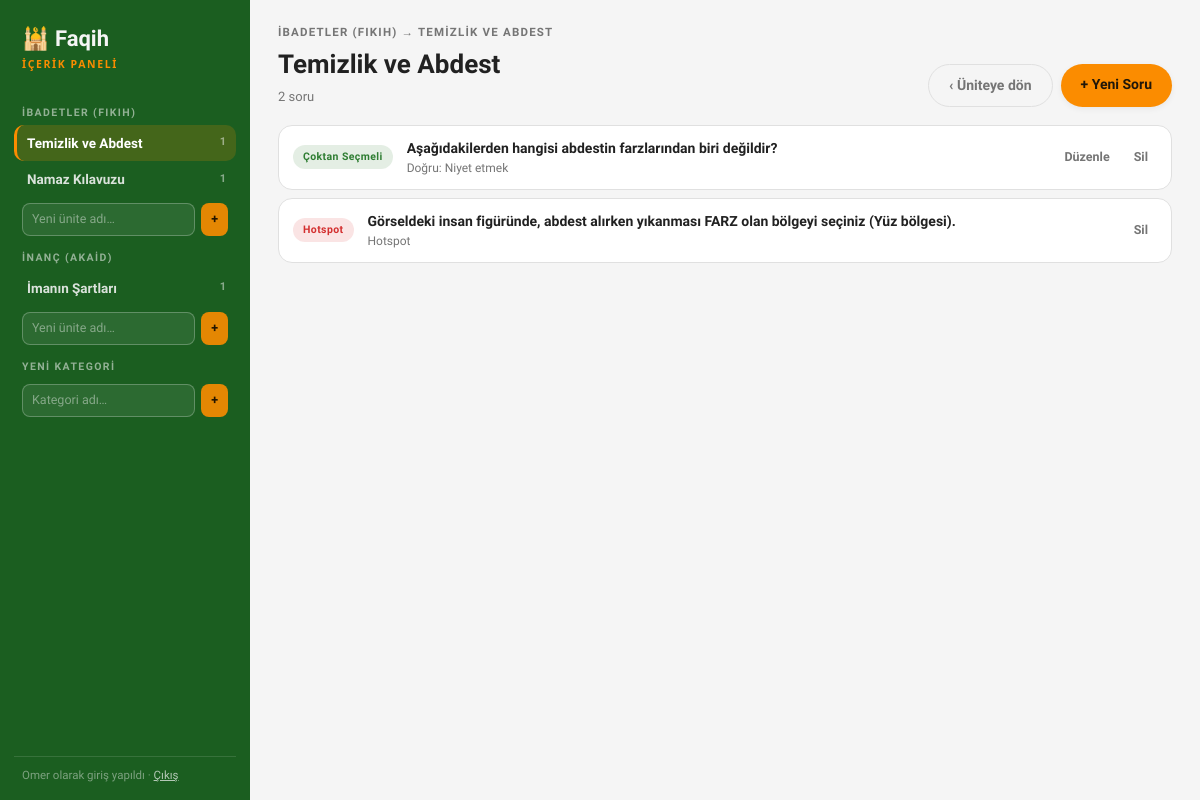
The page /panel/ders/1/ (signed in) on the database its author committed.
### content/models.py (models this page shows, shortened)
class Category(models.Model):
    title = models.CharField(max_length=200, verbose_name='Kategori Adı')
    class Meta:
        verbose_name        = 'Kategori'
        verbose_name_plural = 'Kategoriler'
        ordering            = ['id']

class Unit(models.Model):
    category = models.ForeignKey(
        Category, on_delete=models.CASCADE,
        related_name='units', verbose_name='Kategori'
    )
    title = models.CharField(max_length=200, verbose_name='Ünite Adı')
    class Meta:
        verbose_name        = 'Ünite'
        verbose_name_plural = 'Üniteler'
        ordering            = ['id']

class Lesson(models.Model):
    unit             = models.ForeignKey(
        Unit, on_delete=models.CASCADE,
        related_name='lessons', verbose_name='Ünite'
    )
    title            = models.CharField(max_length=200, verbose_name='Ders Adı')
    intro_kind       = models.CharField(
        max_length=10, choices=LESSON_INTRO_KINDS,
        default='none', verbose_name='Giriş Türü'
    )
    intro_text       = models.TextField(blank=True, verbose_name='Giriş Metni')
    intro_video_url  = models.URLField(blank=True, verbose_name='Giriş Videosu')
    intro_image_data = models.BinaryField(null=True, blank=True, editable=False)
    intro_image_mime = models.CharField(max_length=50, blank=True, default='')
    class Meta:
        verbose_name        = 'Ders'
        verbose_name_plural = 'Dersler'
        ordering            = ['id']

class Exercise(models.Model):
    lesson        = models.ForeignKey(
        Lesson, on_delete=models.CASCADE,
        related_name='exercises', verbose_name='Ders'
    )
    question_type = models.CharField(
        max_length=20, choices=EXERCISE_TYPES,
        default='mcq', verbose_name='Soru Türü'
    )
    text          = models.TextField(verbose_name='Soru Metni')
    options_json  = models.TextField(
        verbose_name='Seçenekler (JSON)',
        help_text=(
            'MCQ: ["A", "B", "C", "D"]  |  Hotspot: {"background_image": "...", "hotspots": [...]}  |  '
            'Sıralama: {"steps": ["1. adım", "2. adım", ...]} (doğru sırada yazılır)  |  '
            'Boşluk Doldurma: {"sentence": "Abdestin ___ farzı vardır.", "word_bank": ["dört", "beş", "altı"]}'
        )
    )
    correct_answer = models.CharField(max_length=200, blank=True, verbose_name='Doğru Cevap')
    explanation    = models.TextField(blank=True, verbose_name='Açıklama')
    image_data     = models.BinaryField(null=True, blank=True, editable=False)
    image_mime     = models.CharField(max_length=50, blank=True, default='')
    class Meta:
        verbose_name        = 'Alıştırma'
        verbose_name_plural = 'Alıştırmalar'
        ordering            = ['id']

### panel/views.py (the view)
# urls.py: path('ders/<int:lesson_id>/', views.lesson_detail, name='lesson'),
@staff_member_required
def lesson_detail(request, lesson_id):
    lesson = get_object_or_404(Lesson, pk=lesson_id)
    ctx = _sidebar_context(lesson.unit, lesson)
    ctx['unit'] = lesson.unit
    ctx['lesson'] = lesson
    ctx['rows'] = [_row(e) for e in lesson.exercises.all()]
    return render(request, 'panel/lesson.html', ctx)

### panel/views.py (called while the page is built)
def _parsed_options(question):
    try:
        return json.loads(question.options_json)
    except (TypeError, ValueError):
        return None

def _correct_text(question):
    data = _parsed_options(question)
    if isinstance(data, list) and data and isinstance(data[0], dict):
        for o in data:
            if o.get('id') == question.correct_answer:
                return o.get('text') or question.correct_answer
    return question.correct_answer

def _sidebar_context(selected_unit=None, selected_lesson=None):
    return {
        'categories': Category.objects.prefetch_related('units__lessons__exercises'),
        'selected_unit': selected_unit,
        'selected_lesson': selected_lesson,
    }

### panel/templates/panel/lesson.html (shortened to what this page needs)
{% extends "panel/base.html" %}
{% block main %}
  <div class="crumb">{{ unit.category.title }} → {{ unit.title }}</div>
  <div class="main-head">
    <div>
      <h1>{{ lesson.title }}</h1>
      <div class="sub">{{ rows|length }} soru</div>
    </div>
    <div style="display:flex;gap:8px">
      <a class="btn btn-ghost" href="{% url 'panel:unit' unit.id %}">‹ Üniteye dön</a>
      <a class="btn btn-gold" href="{% url 'panel:type_picker' lesson.id %}">+ Yeni Soru</a>
    </div>
  </div>
  <div class="qlist">
    {% for r in rows %}
      <div class="qrow">
        <span class="chip" style="--tc: var(--t-{{ r.qtype }}, var(--muted))">{{ r.type_label }}</span>
        <div class="qtext">
          <div class="t">{{ r.obj.text }}</div>
          <div class="a">{{ r.hint }}</div>
        </div>
        <div class="qacts">
          {% if r.editable %}
            <a href="{% url 'panel:question_edit' r.obj.id %}">Düzenle</a>
          {% endif %}
          <form method="post" action="{% url 'panel:question_delete' r.obj.id %}"
                onsubmit="return confirm('Bu soru silinsin mi?');">
            <button type="submit">Sil</button>
          </form>
        </div>
      </div>
    {% empty %}
      <div class="empty">Bu derste henüz soru yok.<br>“+ Yeni Soru” ile ilk içeriği ekle.</div>
    {% endfor %}
  </div>
{% endblock %}

### panel/templates/panel/base.html (shortened to what this page needs)
<!doctype html>
<html lang="tr">
<head>
</head>
<body>
<div class="app">
  <aside class="side">
    <div class="brand">🕌 Faqih<small>İçerik Paneli</small></div>
    <nav class="tree">
      {% for cat in categories %}
        <div class="cat-label">{{ cat.title }}</div>
        {% for u in cat.units.all %}
          <a class="unit-link {% if selected_unit and u.id == selected_unit.id %}sel{% endif %}" href="{% url 'panel:unit' u.id %}">
            <span>{{ u.title }}</span><span class="n">{{ u.lessons.count }}</span>
          </a>
        {% endfor %}
        <form class="side-form" method="post" action="{% url 'panel:add_unit' %}">
          <input type="text" name="title" placeholder="Yeni ünite adı…" required>
          <button type="submit" title="Ünite ekle">+</button>
        </form>
      {% endfor %}
      <div class="cat-label">Yeni kategori</div>
      <form class="side-form" method="post" action="{% url 'panel:add_category' %}">
        <input type="text" name="title" placeholder="Kategori adı…" required>
        <button type="submit" title="Kategori ekle">+</button>
      </form>
    </nav>
    <div class="side-foot">
      {{ request.user.username }} olarak giriş yapıldı · <a href="/admin/logout/">Çıkış</a>
    </div>
  </aside>
  <main class="main">
    {% block main %}{% endblock %}
  </main>
</div>
</body>
</html>

### rows shown on the page
Category: title "İBADETLER (FIKIH)"
Unit: title "Temizlik ve Abdest", lessons.count "1", category "İBADETLER (FIKIH)", title "TEMIZLIK VE ABDEST"
Unit: title "Namaz Kılavuzu", lessons.count "1"
Category: title "İNANÇ (AKAID)"
Unit: title "İmanın Şartları", lessons.count "1"
Exercise: type_label "Çoktan Seçmeli", obj.text "Aşağıdakilerden hangisi abdestin farzlarından biri değildir?", hint "Doğru: Niyet etmek", shows "Düzenle"
Exercise: type_label "Hotspot", obj.text "Görseldeki insan figüründe, abdest alırken yıkanması FARZ olan bölgeyi seçiniz (Yüz bölgesi).", hint "Hotspot"

### other values the page prints
{{ request.user.username }} "Omer"
{{ rows|length }} "2"
